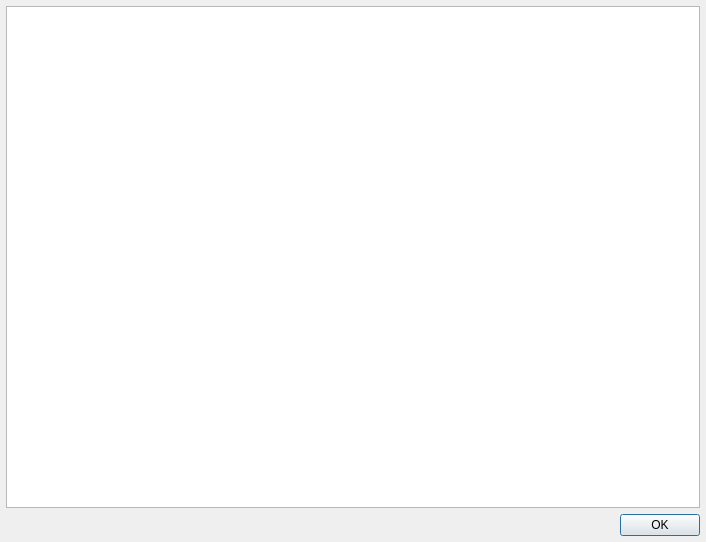
<?xml version="1.0" encoding="UTF-8"?>
<ui version="4.0">
 <class>HelpDlg</class>
 <widget class="QDialog" name="HelpDlg">
  <property name="geometry">
   <rect>
    <x>0</x>
    <y>0</y>
    <width>706</width>
    <height>542</height>
   </rect>
  </property>
  <property name="windowTitle">
   <string>xPyScript Help</string>
  </property>
  <property name="sizeGripEnabled">
   <bool>false</bool>
  </property>
  <layout class="QVBoxLayout" name="verticalLayout">
   <property name="spacing">
    <number>0</number>
   </property>
   <property name="leftMargin">
    <number>6</number>
   </property>
   <property name="topMargin">
    <number>6</number>
   </property>
   <property name="rightMargin">
    <number>6</number>
   </property>
   <property name="bottomMargin">
    <number>6</number>
   </property>
   <item>
    <layout class="QGridLayout" name="gridLayout">
     <property name="spacing">
      <number>6</number>
     </property>
     <item row="0" column="0">
      <widget class="QTextEdit" name="textEdit">
       <property name="lineWrapMode">
        <enum>QTextEdit::LineWrapMode::WidgetWidth</enum>
       </property>
       <property name="readOnly">
        <bool>true</bool>
       </property>
      </widget>
     </item>
     <item row="1" column="0">
      <widget class="QDialogButtonBox" name="buttonBox">
       <property name="orientation">
        <enum>Qt::Orientation::Horizontal</enum>
       </property>
       <property name="standardButtons">
        <set>QDialogButtonBox::StandardButton::Ok</set>
       </property>
      </widget>
     </item>
    </layout>
   </item>
  </layout>
 </widget>
 <resources/>
 <connections>
  <connection>
   <sender>buttonBox</sender>
   <signal>accepted()</signal>
   <receiver>HelpDlg</receiver>
   <slot>accept()</slot>
   <hints>
    <hint type="sourcelabel">
     <x>248</x>
     <y>254</y>
    </hint>
    <hint type="destinationlabel">
     <x>157</x>
     <y>274</y>
    </hint>
   </hints>
  </connection>
  <connection>
   <sender>buttonBox</sender>
   <signal>rejected()</signal>
   <receiver>HelpDlg</receiver>
   <slot>reject()</slot>
   <hints>
    <hint type="sourcelabel">
     <x>316</x>
     <y>260</y>
    </hint>
    <hint type="destinationlabel">
     <x>286</x>
     <y>274</y>
    </hint>
   </hints>
  </connection>
 </connections>
</ui>
